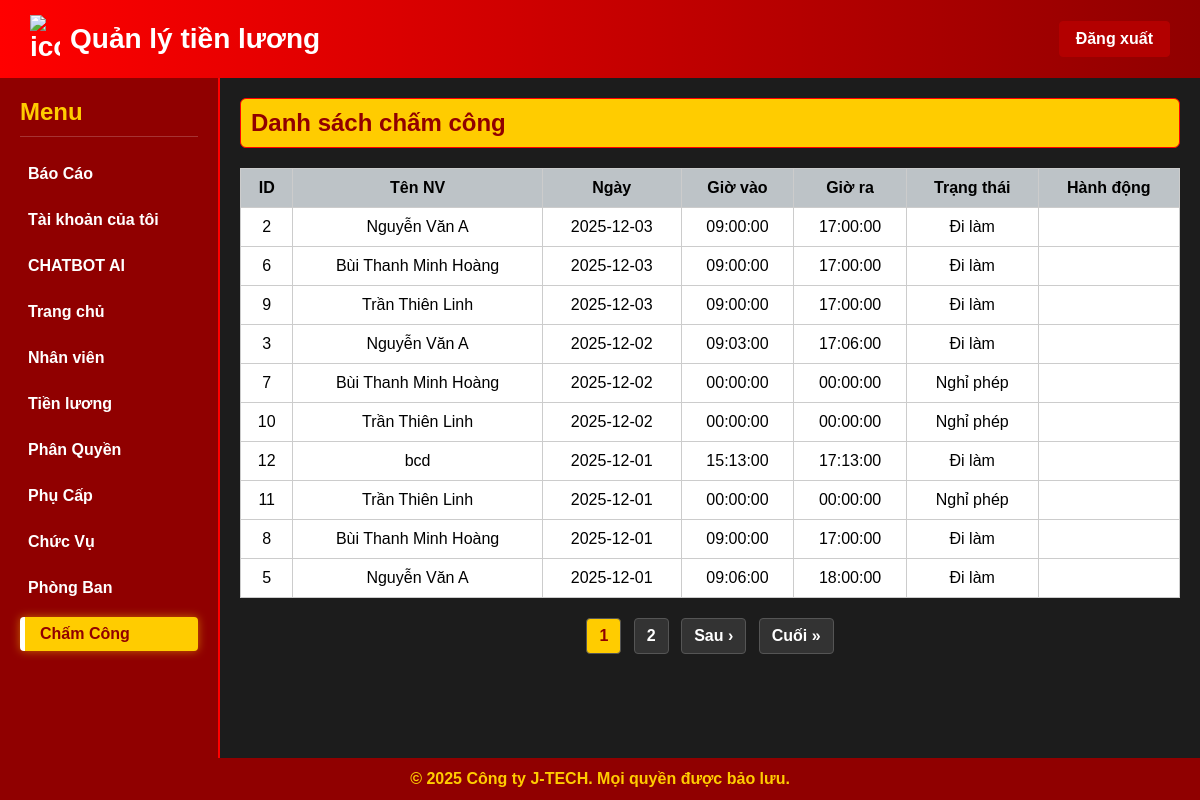
Screenshot of /attendance.php (signed in) with the database file from the repository.
### tables this page shows
CREATE TABLE IF NOT EXISTS `cham_congs` (
  `id_chamcong` bigint unsigned NOT NULL AUTO_INCREMENT,
  `id_nhanvien` bigint unsigned NOT NULL,
  `ngaylamviec` date NOT NULL,
  `giovao` time NOT NULL,
  `giora` time NOT NULL,
  `trangthai` int NOT NULL,
  `created_at` timestamp NULL DEFAULT NULL,
  `updated_at` timestamp NULL DEFAULT NULL,
  PRIMARY KEY (`id_chamcong`)
);

CREATE TABLE IF NOT EXISTS `nhan_viens` (
  `id_nhanvien` bigint unsigned NOT NULL AUTO_INCREMENT,
  `hoten` varchar(255) NOT NULL,
  `ngaysinh` date NOT NULL,
  `gioitinh` varchar(255) NOT NULL,
  `email` varchar(255) NOT NULL,
  `sdt` varchar(255) NOT NULL,
  `diachi` varchar(255) NOT NULL,
  `ngayvaolam` date NOT NULL,
  `id_phongban` bigint unsigned NOT NULL,
  `id_chucvu` bigint unsigned NOT NULL,
  `trangthai` int NOT NULL,
  `matkhau` varchar(255) NOT NULL,
  `created_at` timestamp NULL DEFAULT NULL,
  `updated_at` timestamp NULL DEFAULT NULL,
  PRIMARY KEY (`id_nhanvien`)
);

### attendance.php (the view, shortened to what this page needs)
<?php
require_once 'connect.php';
$limit = 10;
$page = isset($_GET['page']) ? (int)$_GET['page'] : 1;
$offset = ($page - 1) * $limit;
$count_sql = "SELECT COUNT(*) as total FROM cham_congs";
$total_res = $conn->query($count_sql);
$total_records = $total_res->fetch_assoc()['total'];
$total_pages = ceil($total_records / $limit);
$attendance_result = $conn->query("
    SELECT c.*, n.hoten
    FROM cham_congs c
    JOIN nhan_viens n ON c.id_nhanvien = n.id_nhanvien
    ORDER BY ngaylamviec DESC
    LIMIT $offset, $limit
");
?>
<!DOCTYPE html>
<html lang="vi">
<head>
</head>
<body>
<div class="header">
  <h1>
  <img src="https://cdn-icons-png.freepik.com/512/6475/6475938.png" alt="icon" style="width:30px; vertical-align:middle; margin-right:10px;">
  Quản lý tiền lương
</h1>
  <a href="logout.php" class="logout-btn">Đăng xuất</a>
</div>
<div class="container">
    <div class="sidebar">
        <h2>Menu</h2>
       <a href="report.php">Báo Cáo</a>
       <a href="profile.php">Tài khoản của tôi</a>
       <a href="chatbot.php">CHATBOT AI</a>
       <a href="index.php">Trang chủ</a>
       <a href="employee.php">Nhân viên</a>
       <a href="pay.php">Tiền lương</a>
       <a href="right.php">Phân Quyền</a>
       <a href="subsidy.php">Phụ Cấp</a>
       <a href="role.php">Chức Vụ</a>
       <a href="department.php">Phòng Ban</a>
       <a href="attendance.php" class="active">Chấm Công</a>
    </div>
    <div class="main-content">
        <h2 class="section-title">Danh sách chấm công</h2>
        <table>
            <thead>
                <tr>
                    <th>ID</th><th>Tên NV</th><th>Ngày</th><th>Giờ vào</th><th>Giờ ra</th><th>Trạng thái</th><th>Hành động</th>
                </tr>
            </thead>
            <tbody>
            <?php while($row=$attendance_result->fetch_assoc()): ?>
                <tr>
                    <td><?= $row['id_chamcong'] ?></td>
                    <td><?= $row['hoten'] ?></td>
                    <td><?= $row['ngaylamviec'] ?></td>
                    <td><?= $row['giovao'] ?: '-' ?></td>
                    <td><?= $row['giora'] ?: '-' ?></td>
                    <td><?= $row['trangthai'] ? 'Đi làm' : 'Nghỉ phép' ?></td>
                    <td>
                    </td>
                </tr>
            <?php endwhile; ?>
            </tbody>
        </table>
        <?php if ($total_pages > 1): ?>
        <div class="pagination">
            <?php for ($i = 1; $i <= $total_pages; $i++): ?>
                <a href="?page=<?= $i ?>" class="<?= ($i == $page) ? 'active' : '' ?>">
                    <?= $i ?>
                </a>
            <?php endfor; ?>
            <?php if ($page < $total_pages): ?>
                <a href="?page=<?= $page + 1 ?>">Sau &rsaquo;</a>
                <a href="?page=<?= $total_pages ?>">Cuối &raquo;</a>
            <?php endif; ?>
        </div>
        <?php endif; ?>
        </div>
</div>
<footer>
&copy; 2025 Công ty J-TECH. Mọi quyền được bảo lưu.
</footer>
</body>
</html>

### attendance.php (style rules this page uses)
* { margin: 0; padding: 0; box-sizing: border-box; }
body { font-family: 'Arial', sans-serif; display: flex; flex-direction: column; min-height: 100vh; background: #1c1c1c; color: #fff; }
.header { background: linear-gradient(90deg, #ff0000, #900000); color: #fff; padding: 15px 30px; display: flex; justify-content: space-between; align-items: center; box-shadow: 0 4px 8px rgba(0,0,0,0.5); }
.header h1 { font-size: 28px; font-weight: bold; display: flex; align-items: center; color: #fff; }
.header h1 i, .header h1 img { margin-right: 10px; }
.header .logout-btn { background: #b30000; color: #fff; padding: 8px 16px; border: 1px solid #b30000; border-radius: 4px; text-decoration: none; font-weight: bold; transition: 0.3s; }
.container { display: flex; flex: 1; }
.sidebar { width: 220px; background: #900000; color: #fff; padding: 20px; border-right: 2px solid #ff0000; }
.sidebar h2 { margin-bottom: 20px; color: #ffcc00; border-bottom: 1px solid rgba(255,255,255,0.2); padding-bottom: 10px; }
.sidebar a { display: block; margin: 12px 0; color: #fff; text-decoration: none; font-weight: bold; padding: 8px; border-radius: 4px; transition: 0.3s; }
.sidebar a.active { background: #ffcc00; color: #900000; padding-left: 15px; border-left: 5px solid #fff; box-shadow: 0 0 10px rgba(255, 204, 0, 0.5); }
.main-content { flex: 1; padding: 20px; background: #1c1c1c; overflow: auto; }
footer { background: #900000; color: #ffcc00; text-align: center; padding: 12px 0; font-weight: bold; }
h2.section-title { background: #ffcc00; color: #900000; padding: 10px; border-radius: 6px; margin-bottom: 20px; font-weight: bold; border: 1px solid #ff0000; }
table { width: 100%; border-collapse: collapse; background: #fff; color: #000; margin-bottom: 10px; }
th, td { border: 1px solid #ccc; padding: 10px; text-align: center; }
th { background: #bdc3c7; color: #000; }
.pagination { margin-top: 20px; margin-bottom: 30px; text-align: center; }
.pagination a { display: inline-block; padding: 8px 12px; margin: 0 4px; background: #333; color: #fff; text-decoration: none; border: 1px solid #555; border-radius: 4px; font-weight: bold; }
.pagination a.active { background: #ffcc00; color: #900000; }

### rows the page displays
cham_congs: id_chamcong "2", id_nhanvien.hoten "Nguyễn Văn A", ngaylamviec "2025-12-03", giovao "09:00:00", giora "17:00:00", trangthai "Đi làm"
cham_congs: id_chamcong "6", id_nhanvien.hoten "Bùi Thanh Minh Hoàng", ngaylamviec "2025-12-03", giovao "09:00:00", giora "17:00:00", trangthai "Đi làm"
cham_congs: id_chamcong "9", id_nhanvien.hoten "Trần Thiên Linh", ngaylamviec "2025-12-03", giovao "09:00:00", giora "17:00:00", trangthai "Đi làm"
cham_congs: id_chamcong "3", id_nhanvien.hoten "Nguyễn Văn A", ngaylamviec "2025-12-02", giovao "09:03:00", giora "17:06:00", trangthai "Đi làm"
cham_congs: id_chamcong "7", id_nhanvien.hoten "Bùi Thanh Minh Hoàng", ngaylamviec "2025-12-02", giovao "00:00:00", giora "00:00:00", trangthai "Nghỉ phép"
cham_congs: id_chamcong "10", id_nhanvien.hoten "Trần Thiên Linh", ngaylamviec "2025-12-02", giovao "00:00:00", giora "00:00:00", trangthai "Nghỉ phép"
cham_congs: id_chamcong "12", id_nhanvien.hoten "bcd", ngaylamviec "2025-12-01", giovao "15:13:00", giora "17:13:00", trangthai "Đi làm"
cham_congs: id_chamcong "11", id_nhanvien.hoten "Trần Thiên Linh", ngaylamviec "2025-12-01", giovao "00:00:00", giora "00:00:00", trangthai "Nghỉ phép"
cham_congs: id_chamcong "8", id_nhanvien.hoten "Bùi Thanh Minh Hoàng", ngaylamviec "2025-12-01", giovao "09:00:00", giora "17:00:00", trangthai "Đi làm"
cham_congs: id_chamcong "5", id_nhanvien.hoten "Nguyễn Văn A", ngaylamviec "2025-12-01", giovao "09:06:00", giora "18:00:00", trangthai "Đi làm"
